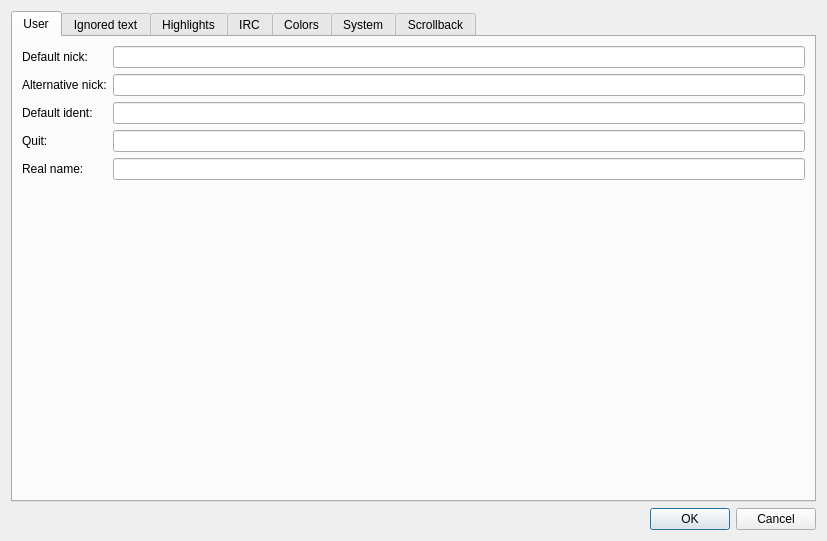
<?xml version="1.0" encoding="UTF-8"?>
<ui version="4.0">
 <class>PreferencesWin</class>
 <widget class="QDialog" name="PreferencesWin">
  <property name="geometry">
   <rect>
    <x>0</x>
    <y>0</y>
    <width>827</width>
    <height>541</height>
   </rect>
  </property>
  <property name="windowTitle">
   <string>Preferences</string>
  </property>
  <layout class="QVBoxLayout" name="verticalLayout">
   <item>
    <widget class="QTabWidget" name="tabWidget">
     <property name="currentIndex">
      <number>0</number>
     </property>
     <widget class="QWidget" name="tab_User">
      <attribute name="title">
       <string>User</string>
      </attribute>
      <layout class="QVBoxLayout" name="verticalLayout_2">
       <item>
        <layout class="QFormLayout" name="formLayout">
         <item row="0" column="0">
          <widget class="QLabel" name="label">
           <property name="text">
            <string>Default nick:</string>
           </property>
          </widget>
         </item>
         <item row="0" column="1">
          <widget class="QLineEdit" name="leNick"/>
         </item>
         <item row="1" column="0">
          <widget class="QLabel" name="label_2">
           <property name="text">
            <string>Alternative nick:</string>
           </property>
          </widget>
         </item>
         <item row="2" column="0">
          <widget class="QLabel" name="label_3">
           <property name="text">
            <string>Default ident:</string>
           </property>
          </widget>
         </item>
         <item row="1" column="1">
          <widget class="QLineEdit" name="leNickFix"/>
         </item>
         <item row="2" column="1">
          <widget class="QLineEdit" name="leIdent"/>
         </item>
         <item row="3" column="0">
          <widget class="QLabel" name="label_4">
           <property name="text">
            <string>Quit:</string>
           </property>
          </widget>
         </item>
         <item row="4" column="0">
          <widget class="QLabel" name="label_5">
           <property name="text">
            <string>Real name:</string>
           </property>
          </widget>
         </item>
         <item row="3" column="1">
          <widget class="QLineEdit" name="lineEdit"/>
         </item>
         <item row="4" column="1">
          <widget class="QLineEdit" name="lineEdit_2"/>
         </item>
        </layout>
       </item>
      </layout>
     </widget>
     <widget class="QWidget" name="tab_Ignored_text">
      <attribute name="title">
       <string>Ignored text</string>
      </attribute>
      <layout class="QVBoxLayout" name="verticalLayout_5">
       <item>
        <widget class="QTableWidget" name="tableWidget_2">
         <property name="alternatingRowColors">
          <bool>true</bool>
         </property>
        </widget>
       </item>
      </layout>
     </widget>
     <widget class="QWidget" name="tab_Highlights">
      <attribute name="title">
       <string>Highlights</string>
      </attribute>
      <layout class="QVBoxLayout" name="verticalLayout_4">
       <item>
        <widget class="QTableWidget" name="tableWidget">
         <property name="contextMenuPolicy">
          <enum>Qt::CustomContextMenu</enum>
         </property>
         <property name="alternatingRowColors">
          <bool>true</bool>
         </property>
        </widget>
       </item>
      </layout>
     </widget>
     <widget class="QWidget" name="tab_IRC">
      <attribute name="title">
       <string>IRC</string>
      </attribute>
      <layout class="QVBoxLayout" name="verticalLayout_7">
       <item>
        <widget class="QLabel" name="label_9">
         <property name="text">
          <string>Ignored IRC numerics:</string>
         </property>
        </widget>
       </item>
       <item>
        <widget class="QLineEdit" name="lineEdit_4"/>
       </item>
       <item>
        <layout class="QFormLayout" name="formLayout_5">
         <item row="0" column="0">
          <widget class="QLabel" name="label_19">
           <property name="enabled">
            <bool>false</bool>
           </property>
           <property name="text">
            <string>Establish-connection timeout</string>
           </property>
          </widget>
         </item>
         <item row="0" column="1">
          <widget class="QLineEdit" name="lineEdit_Establish">
           <property name="enabled">
            <bool>false</bool>
           </property>
           <property name="text">
            <string>20</string>
           </property>
          </widget>
         </item>
         <item row="1" column="0">
          <widget class="QLabel" name="label_20">
           <property name="enabled">
            <bool>false</bool>
           </property>
           <property name="text">
            <string>Connection timeout</string>
           </property>
          </widget>
         </item>
         <item row="1" column="1">
          <widget class="QLineEdit" name="lineEdit_Timeout">
           <property name="enabled">
            <bool>false</bool>
           </property>
           <property name="text">
            <string>110</string>
           </property>
          </widget>
         </item>
         <item row="2" column="0">
          <widget class="QLabel" name="label_21">
           <property name="enabled">
            <bool>false</bool>
           </property>
           <property name="text">
            <string>client -&gt; server ping delay</string>
           </property>
          </widget>
         </item>
         <item row="2" column="1">
          <widget class="QLineEdit" name="lineEdit_PingDelay">
           <property name="enabled">
            <bool>false</bool>
           </property>
           <property name="inputMask">
            <string/>
           </property>
           <property name="text">
            <string>20</string>
           </property>
          </widget>
         </item>
         <item row="3" column="0">
          <widget class="QLabel" name="label_25">
           <property name="text">
            <string>Encoding</string>
           </property>
          </widget>
         </item>
         <item row="3" column="1">
          <widget class="QComboBox" name="comboBox_Enc">
           <property name="sizePolicy">
            <sizepolicy hsizetype="Expanding" vsizetype="Fixed">
             <horstretch>0</horstretch>
             <verstretch>0</verstretch>
            </sizepolicy>
           </property>
          </widget>
         </item>
         <item row="4" column="1">
          <widget class="QLabel" name="label_24">
           <property name="sizePolicy">
            <sizepolicy hsizetype="Expanding" vsizetype="Preferred">
             <horstretch>0</horstretch>
             <verstretch>0</verstretch>
            </sizepolicy>
           </property>
           <property name="text">
            <string>&lt;html&gt;&lt;head/&gt;&lt;body&gt;&lt;p&gt;Changing encoding will not affect existing connections, it only applies for local connections, not connections over bouncer. Default encoding is depending on Qt implementation, but it's almost always UTF-8.&lt;/p&gt;&lt;/body&gt;&lt;/html&gt;</string>
           </property>
           <property name="wordWrap">
            <bool>true</bool>
           </property>
          </widget>
         </item>
        </layout>
       </item>
       <item>
        <spacer name="verticalSpacer_2">
         <property name="orientation">
          <enum>Qt::Vertical</enum>
         </property>
         <property name="sizeHint" stdset="0">
          <size>
           <width>20</width>
           <height>40</height>
          </size>
         </property>
        </spacer>
       </item>
      </layout>
     </widget>
     <widget class="QWidget" name="tab_Colors">
      <attribute name="title">
       <string>Colors</string>
      </attribute>
      <layout class="QVBoxLayout" name="verticalLayout_6">
       <item>
        <layout class="QFormLayout" name="formLayout_3">
         <item row="0" column="0">
          <widget class="QLabel" name="label_11">
           <property name="text">
            <string>Skin</string>
           </property>
          </widget>
         </item>
         <item row="0" column="1">
          <widget class="QComboBox" name="comboBox">
           <property name="sizePolicy">
            <sizepolicy hsizetype="Expanding" vsizetype="Fixed">
             <horstretch>0</horstretch>
             <verstretch>0</verstretch>
            </sizepolicy>
           </property>
          </widget>
         </item>
         <item row="1" column="0">
          <widget class="QLabel" name="label_16">
           <property name="text">
            <string>Name</string>
           </property>
          </widget>
         </item>
         <item row="1" column="1">
          <widget class="QLineEdit" name="lineEdit_SkinName"/>
         </item>
         <item row="2" column="0">
          <widget class="QLabel" name="label_12">
           <property name="text">
            <string>Font</string>
           </property>
          </widget>
         </item>
         <item row="2" column="1">
          <widget class="QLineEdit" name="lineEdit_SkinFont"/>
         </item>
         <item row="3" column="0">
          <widget class="QLabel" name="label_13">
           <property name="text">
            <string>Size</string>
           </property>
          </widget>
         </item>
         <item row="3" column="1">
          <widget class="QLineEdit" name="lineEdit_SkinSz"/>
         </item>
        </layout>
       </item>
       <item>
        <layout class="QGridLayout" name="gridLayout">
         <item row="2" column="2">
          <widget class="QPushButton" name="pushButton_IC">
           <property name="text">
            <string>System info</string>
           </property>
          </widget>
         </item>
         <item row="4" column="1">
          <widget class="QPushButton" name="pushButton_CA">
           <property name="text">
            <string>+a</string>
           </property>
          </widget>
         </item>
         <item row="2" column="4">
          <widget class="QPushButton" name="pushButton_TC">
           <property name="text">
            <string>Timestamp</string>
           </property>
          </widget>
         </item>
         <item row="0" column="2">
          <widget class="QPushButton" name="pushButton_UC">
           <property name="text">
            <string>Unread</string>
           </property>
          </widget>
         </item>
         <item row="6" column="4">
          <widget class="QPushButton" name="pushButton_C5">
           <property name="text">
            <string>5</string>
           </property>
          </widget>
         </item>
         <item row="6" column="2">
          <widget class="QPushButton" name="pushButton_C3">
           <property name="text">
            <string>3</string>
           </property>
          </widget>
         </item>
         <item row="7" column="2">
          <widget class="QPushButton" name="pushButton_C8">
           <property name="text">
            <string>8</string>
           </property>
          </widget>
         </item>
         <item row="0" column="0">
          <widget class="QPushButton" name="pushButton_5">
           <property name="text">
            <string>Text color</string>
           </property>
          </widget>
         </item>
         <item row="8" column="4">
          <widget class="QPushButton" name="pushButton_C15">
           <property name="text">
            <string>15</string>
           </property>
          </widget>
         </item>
         <item row="8" column="3">
          <widget class="QPushButton" name="pushButton_C14">
           <property name="text">
            <string>14</string>
           </property>
          </widget>
         </item>
         <item row="2" column="3">
          <widget class="QPushButton" name="pushButton_AC">
           <property name="text">
            <string>Away</string>
           </property>
          </widget>
         </item>
         <item row="0" column="3">
          <widget class="QPushButton" name="pushButton_SC">
           <property name="text">
            <string>System color</string>
           </property>
          </widget>
         </item>
         <item row="2" column="1">
          <widget class="QPushButton" name="pushButton_EC">
           <property name="text">
            <string>Error</string>
           </property>
          </widget>
         </item>
         <item row="8" column="0">
          <widget class="QPushButton" name="pushButton_C11">
           <property name="text">
            <string>11</string>
           </property>
          </widget>
         </item>
         <item row="6" column="0">
          <widget class="QPushButton" name="pushButton_C1">
           <property name="text">
            <string>1</string>
           </property>
          </widget>
         </item>
         <item row="4" column="4">
          <widget class="QPushButton" name="pushButton_CV">
           <property name="text">
            <string>+v</string>
           </property>
          </widget>
         </item>
         <item row="4" column="0">
          <widget class="QPushButton" name="pushButton_CQ">
           <property name="text">
            <string>+q</string>
           </property>
          </widget>
         </item>
         <item row="8" column="1">
          <widget class="QPushButton" name="pushButton_C12">
           <property name="text">
            <string>12</string>
           </property>
          </widget>
         </item>
         <item row="4" column="3">
          <widget class="QPushButton" name="pushButton_CH">
           <property name="text">
            <string>+h</string>
           </property>
          </widget>
         </item>
         <item row="7" column="1">
          <widget class="QPushButton" name="pushButton_C7">
           <property name="text">
            <string>7</string>
           </property>
          </widget>
         </item>
         <item row="0" column="1">
          <widget class="QPushButton" name="pushButton_4">
           <property name="text">
            <string>Background color</string>
           </property>
          </widget>
         </item>
         <item row="7" column="0">
          <widget class="QPushButton" name="pushButton_C6">
           <property name="text">
            <string>6</string>
           </property>
          </widget>
         </item>
         <item row="7" column="4">
          <widget class="QPushButton" name="pushButton_C10">
           <property name="text">
            <string>10</string>
           </property>
          </widget>
         </item>
         <item row="6" column="1">
          <widget class="QPushButton" name="pushButton_C2">
           <property name="text">
            <string>2</string>
           </property>
          </widget>
         </item>
         <item row="7" column="3">
          <widget class="QPushButton" name="pushButton_C9">
           <property name="text">
            <string>9</string>
           </property>
          </widget>
         </item>
         <item row="8" column="2">
          <widget class="QPushButton" name="pushButton_C13">
           <property name="text">
            <string>13</string>
           </property>
          </widget>
         </item>
         <item row="0" column="4">
          <widget class="QPushButton" name="pushButton_HC">
           <property name="text">
            <string>Highlight</string>
           </property>
          </widget>
         </item>
         <item row="4" column="2">
          <widget class="QPushButton" name="pushButton_CO">
           <property name="text">
            <string>+o</string>
           </property>
          </widget>
         </item>
         <item row="2" column="0">
          <widget class="QPushButton" name="pushButton_WC">
           <property name="text">
            <string>Warning</string>
           </property>
          </widget>
         </item>
         <item row="6" column="3">
          <widget class="QPushButton" name="pushButton_C4">
           <property name="text">
            <string>4</string>
           </property>
          </widget>
         </item>
         <item row="3" column="0">
          <widget class="QPushButton" name="pushButton_UC_2">
           <property name="text">
            <string>User (in text)</string>
           </property>
          </widget>
         </item>
         <item row="3" column="1">
          <widget class="QPushButton" name="pushButton_LC">
           <property name="text">
            <string>Link</string>
           </property>
          </widget>
         </item>
        </layout>
       </item>
       <item>
        <widget class="QLabel" name="label_7">
         <property name="text">
          <string>Transparency</string>
         </property>
        </widget>
       </item>
       <item>
        <widget class="QSlider" name="horizontalSlider">
         <property name="enabled">
          <bool>false</bool>
         </property>
         <property name="orientation">
          <enum>Qt::Horizontal</enum>
         </property>
        </widget>
       </item>
       <item>
        <widget class="QLabel" name="label_18">
         <property name="text">
          <string>&lt;html&gt;&lt;head/&gt;&lt;body&gt;&lt;p&gt;&lt;span style=&quot; font-weight:600;&quot;&gt;Note:&lt;/span&gt; you must restart grumpy if you modify the skin&lt;/p&gt;&lt;/body&gt;&lt;/html&gt;</string>
         </property>
        </widget>
       </item>
       <item>
        <layout class="QHBoxLayout" name="horizontalLayout">
         <item>
          <widget class="QPushButton" name="pushButton">
           <property name="text">
            <string>Save</string>
           </property>
          </widget>
         </item>
         <item>
          <widget class="QPushButton" name="pushButton_2">
           <property name="text">
            <string>Duplicate</string>
           </property>
          </widget>
         </item>
         <item>
          <widget class="QPushButton" name="pushButton_3">
           <property name="text">
            <string>Remove</string>
           </property>
          </widget>
         </item>
        </layout>
       </item>
       <item>
        <spacer name="verticalSpacer_3">
         <property name="orientation">
          <enum>Qt::Vertical</enum>
         </property>
         <property name="sizeHint" stdset="0">
          <size>
           <width>20</width>
           <height>40</height>
          </size>
         </property>
        </spacer>
       </item>
      </layout>
     </widget>
     <widget class="QWidget" name="tab_System">
      <attribute name="title">
       <string>System</string>
      </attribute>
      <layout class="QVBoxLayout" name="verticalLayout_3">
       <item>
        <widget class="QCheckBox" name="checkBox">
         <property name="text">
          <string>Disable all checks for valid SSL certificate</string>
         </property>
        </widget>
       </item>
       <item>
        <widget class="QCheckBox" name="checkBoxSplitMs">
         <property name="text">
          <string>Split message that are longer than:</string>
         </property>
        </widget>
       </item>
       <item>
        <widget class="QLineEdit" name="lineEdit_3">
         <property name="inputMethodHints">
          <set>Qt::ImhDigitsOnly</set>
         </property>
         <property name="text">
          <string>300</string>
         </property>
        </widget>
       </item>
       <item>
        <widget class="QLabel" name="label_6">
         <property name="text">
          <string>Execute these commands upon start:</string>
         </property>
        </widget>
       </item>
       <item>
        <widget class="QPlainTextEdit" name="plainTextEditAutorun"/>
       </item>
       <item>
        <layout class="QFormLayout" name="formLayout_2">
         <item row="0" column="0">
          <widget class="QLabel" name="label_8">
           <property name="text">
            <string>Standard header</string>
           </property>
          </widget>
         </item>
         <item row="0" column="1">
          <widget class="QLineEdit" name="lineEdit_StandardH"/>
         </item>
         <item row="1" column="0">
          <widget class="QLabel" name="label_LabelH">
           <property name="text">
            <string>Labeled header</string>
           </property>
          </widget>
         </item>
         <item row="2" column="0">
          <widget class="QLabel" name="label_10">
           <property name="text">
            <string>Channel header</string>
           </property>
          </widget>
         </item>
         <item row="1" column="1">
          <widget class="QLineEdit" name="lineEdit_LabeledH"/>
         </item>
         <item row="2" column="1">
          <widget class="QLineEdit" name="lineEdit_ChannelH"/>
         </item>
        </layout>
       </item>
       <item>
        <spacer name="verticalSpacer">
         <property name="orientation">
          <enum>Qt::Vertical</enum>
         </property>
         <property name="sizeHint" stdset="0">
          <size>
           <width>20</width>
           <height>40</height>
          </size>
         </property>
        </spacer>
       </item>
      </layout>
     </widget>
     <widget class="QWidget" name="tab_Scrollback">
      <attribute name="title">
       <string>Scrollback</string>
      </attribute>
      <layout class="QVBoxLayout" name="verticalLayout_8">
       <item>
        <layout class="QFormLayout" name="formLayout_4">
         <item row="0" column="0">
          <widget class="QLabel" name="label_14">
           <property name="text">
            <string>Text format:</string>
           </property>
          </widget>
         </item>
         <item row="0" column="1">
          <widget class="QLineEdit" name="lineEdit_FormatText"/>
         </item>
         <item row="1" column="0">
          <widget class="QLabel" name="label_15">
           <property name="text">
            <string>Message:</string>
           </property>
          </widget>
         </item>
         <item row="1" column="1">
          <widget class="QLineEdit" name="lineEdit_FormatMsg"/>
         </item>
         <item row="2" column="0">
          <widget class="QLabel" name="label_17">
           <property name="text">
            <string>Action:</string>
           </property>
          </widget>
         </item>
         <item row="2" column="1">
          <widget class="QLineEdit" name="lineEdit_FormatActn"/>
         </item>
         <item row="3" column="0">
          <widget class="QLabel" name="label_FormatNotc">
           <property name="text">
            <string>Notice:</string>
           </property>
          </widget>
         </item>
         <item row="3" column="1">
          <widget class="QLineEdit" name="lineEdit_FormatNt"/>
         </item>
         <item row="4" column="0">
          <widget class="QLabel" name="label_22">
           <property name="enabled">
            <bool>false</bool>
           </property>
           <property name="text">
            <string>Link separators</string>
           </property>
          </widget>
         </item>
         <item row="5" column="0">
          <widget class="QLabel" name="label_23">
           <property name="enabled">
            <bool>false</bool>
           </property>
           <property name="text">
            <string>Generic separators</string>
           </property>
          </widget>
         </item>
         <item row="4" column="1">
          <widget class="QLineEdit" name="lineEdit_LS">
           <property name="enabled">
            <bool>false</bool>
           </property>
          </widget>
         </item>
         <item row="5" column="1">
          <widget class="QLineEdit" name="lineEdit_Sep">
           <property name="enabled">
            <bool>false</bool>
           </property>
          </widget>
         </item>
        </layout>
       </item>
      </layout>
     </widget>
    </widget>
   </item>
   <item>
    <widget class="QDialogButtonBox" name="buttonBox">
     <property name="orientation">
      <enum>Qt::Horizontal</enum>
     </property>
     <property name="standardButtons">
      <set>QDialogButtonBox::Cancel|QDialogButtonBox::Ok</set>
     </property>
    </widget>
   </item>
  </layout>
 </widget>
 <resources/>
 <connections>
  <connection>
   <sender>buttonBox</sender>
   <signal>accepted()</signal>
   <receiver>PreferencesWin</receiver>
   <slot>accept()</slot>
   <hints>
    <hint type="sourcelabel">
     <x>248</x>
     <y>254</y>
    </hint>
    <hint type="destinationlabel">
     <x>157</x>
     <y>274</y>
    </hint>
   </hints>
  </connection>
  <connection>
   <sender>buttonBox</sender>
   <signal>rejected()</signal>
   <receiver>PreferencesWin</receiver>
   <slot>reject()</slot>
   <hints>
    <hint type="sourcelabel">
     <x>316</x>
     <y>260</y>
    </hint>
    <hint type="destinationlabel">
     <x>286</x>
     <y>274</y>
    </hint>
   </hints>
  </connection>
 </connections>
</ui>
